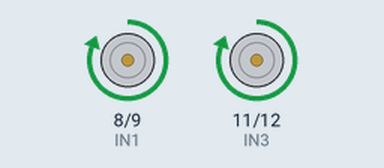
This sketch was run on a simulated Arduino Uno, built with avr-gcc and run on an emulated ATmega328P. Parts: motor-driver pin pairs drawn as motors (green arrow = first pin HIGH = forward, orange = second pin HIGH = backward, longer = more drive, scaled by the enable pin).

Above: at 2.0 s.
At 13.2 s:
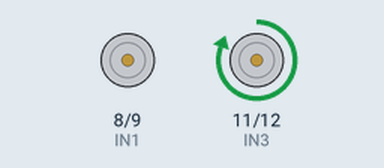
Timing chart, 0 to 20.1 s (numbered marks = the images above):
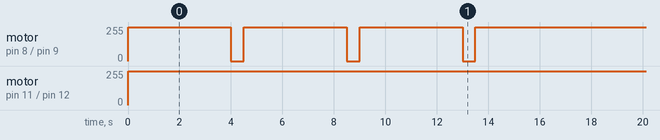

The sketch:

dc_motor.ino
```cpp
int IN1 = 8;       //left motor
int IN2 = 9;       //left motor
int IN3 = 11;      //right motor
int IN4= 12;      //right motor

int ENA = 6;
int ENB = 3;

void setup() {

  pinMode (IN1, OUTPUT);
  pinMode (IN2, OUTPUT);
  pinMode (IN3, OUTPUT);
  pinMode (IN4, OUTPUT);
  pinMode (ENA, OUTPUT);
  pinMode (ENB, OUTPUT);

}

void loop() {
//control speed
  analogWrite(ENA, 255);
  analogWrite(ENB, 255);
//control direction
  for(int i=0;i<4;i++){
    // move forward
    digitalWrite(IN1, HIGH);
    digitalWrite(IN2, LOW);
    digitalWrite(IN3, HIGH);
    digitalWrite(IN4, LOW);
    delay(4000);
    if(i==3){
      break;
    }
    // turn left
    digitalWrite(IN1, LOW);
    digitalWrite(IN2, LOW);
    digitalWrite(IN3, HIGH);
    digitalWrite(IN4, LOW);
    delay(500);
  }
  // stop
  digitalWrite(IN1, LOW);
  digitalWrite(IN2, LOW);
  digitalWrite(IN3, LOW);
  digitalWrite(IN4, LOW);
}
```

Measured:
- by itself, motor on pin 11 (IN3) / pin 12 (IN4): stopped → forward 255/255 at 0.00 s
- by itself, motor on pin 8 (IN1) / pin 9 (IN2): repeats every 17.5 s: 2 × (stopped 0.50 s, forward 255/255 4.0 s), stopped 0.50 s, forward 255/255 8.0 s
